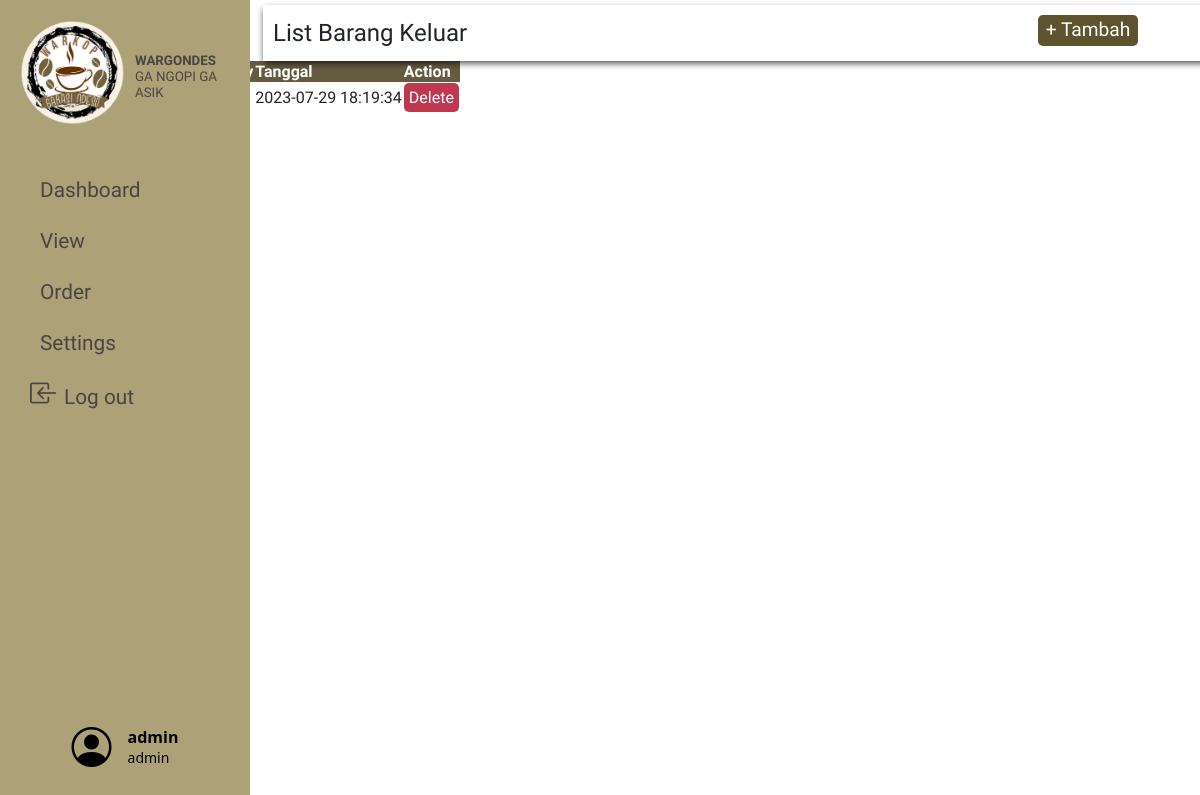
Page /php/orderClientPage.php (signed in) on the earlier database version.
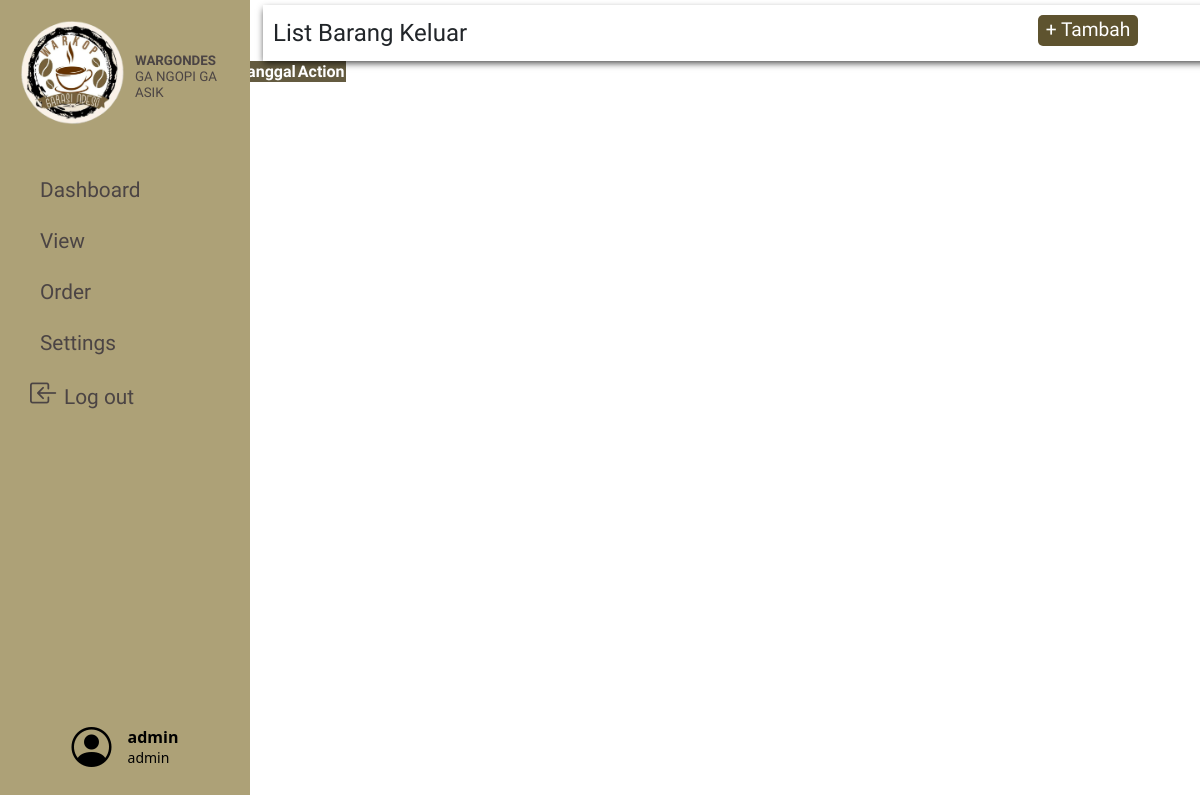
Same page on the later database version.
### tables this page shows
CREATE TABLE `barangkeluar` (
  `id_barangkeluar` int(11) NOT NULL,
  `id_kopi` int(11) NOT NULL,
  `id_konsumen` int(11) DEFAULT NULL,
  `qty` int(11) NOT NULL,
  `tanggal_barangkeluar` datetime NOT NULL DEFAULT current_timestamp()
);

### php/orderClientPage.php (the view, shortened to what this page needs)
<html>
	<head>
	</head>
	<?php
		include('../include/header.php');
		include('../include/navbar.php');
		include('../database/db.php');
	?>
<body style="background:url('https://img.freepik.com/free-photo/right-corner-coffee-beans-with-copy-space_23-2148255026.jpg?w=826&t=st=1690722306~exp=1690722906~hmac=857df898b9099e272b7c4738dd9a2e88d4b1ef4aa3c55a6ebd3c8b798e20c916');background-repeat:no-repeat;
background-position: center center;background-size: cover;">
	<div class="label clientOrder">List Barang Keluar
		<button id="myBtn" style="width:100px;">+ Tambah</button>
	</div>
	<table id="clientOrder_list" class="display">
		<thead>
			<tr>
				<th>Id</th>
				<th>Konsumen</th>
				<th>Nama Kopi</th>
				<th>Quantity</th>
				<th>Tanggal</th>
				<th>Action</th>
			</tr>
		</thead>
		<tbody>
			<?php
					$sql = "SELECT * FROM barangkeluar JOIN kopi ON barangkeluar.id_kopi=kopi.id_kopi JOIN konsumen ON barangkeluar.id_konsumen=konsumen.id_konsumen";
					$result = $conn->query($sql);
				?>
			<?php if ($result->num_rows > 0): ?>
				<?php while($row = $result->fetch_assoc()): ?>
						<tr>
								<td><?php echo $row["id_barangkeluar"]; ?></td>
								<td><?php echo $row["nama_konsumen"]; ?></td>
								<td><?php echo $row["namakopi"]; ?></td>
								<td><?php echo $row["qty"]; ?></td>
								<td><?php echo $row["tanggal_barangkeluar"]; ?></td>
								<td>
									<a onclick="return alert('Barang keluar berhasil dihapus');" href="../actions/barangkeluar_delete.php?id_barangkeluar=<?php echo $row["id_barangkeluar"]; ?>&qty=<?php echo $row["qty"]; ?>&id_kopi=<?php echo $row["id_kopi"]; ?>">
										<button class="action delete" href="">Delete</button>
									</a>
								</td>
							</tr>
				<?php endwhile; ?>
			<?php endif; ?>
		</tbody>
	</table>
</body>
</html>

Differences in the rows shown:
removed barangkeluar: tanggal_barangkeluar "2023-07-29 18:19:34"
